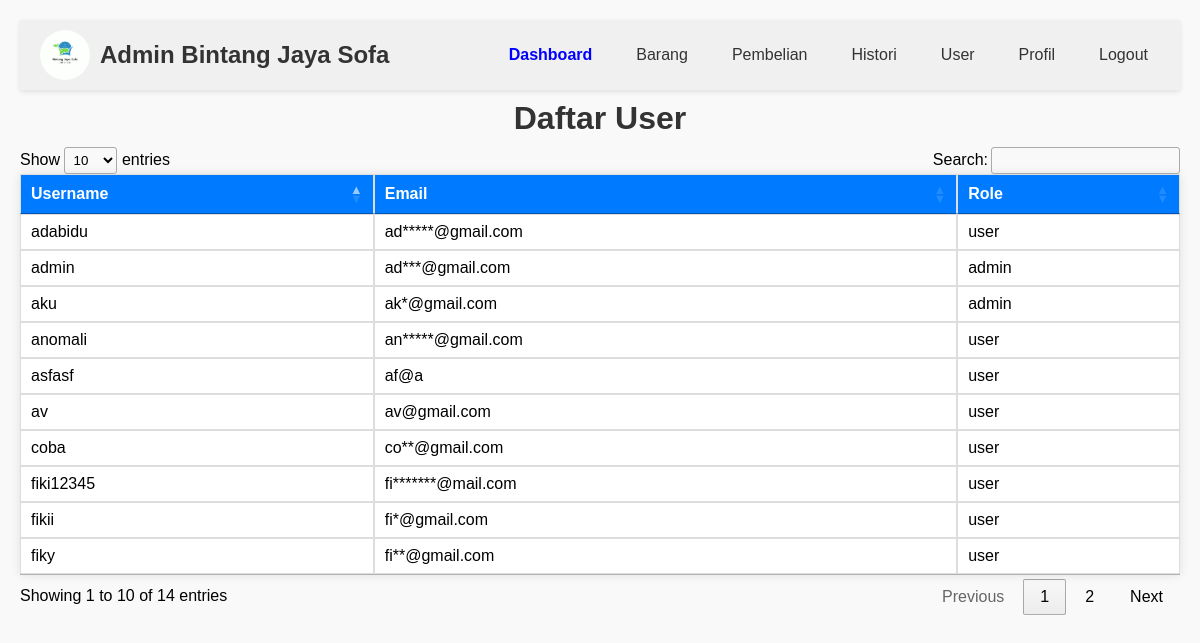
Screenshot of /admin/user.php with the database file from the repository.
### tables this page shows
CREATE TABLE `users` (
  `id` int NOT NULL,
  `username` varchar(50) NOT NULL,
  `email` varchar(50) NOT NULL,
  `password` varchar(255) NOT NULL,
  `role` enum('admin','user') NOT NULL DEFAULT 'user'
);

### admin/user.php (the view, shortened to what this page needs)
<?php
include '../config.php';
$query = "SELECT username, email, role FROM users";
$result = $conn->query($query);
include 'sidebar.php';
?>
<!DOCTYPE html>
<html lang="en">
<head>
    <link rel="stylesheet" type="text/css" href="https://cdn.datatables.net/1.13.4/css/jquery.dataTables.min.css">
</head>
<body>
    <div class="container">
        <h1>Daftar User</h1>
        <table class="datatable">
            <thead>
                <tr>
                    <th>Username</th>
                    <th>Email</th>
                    <th>Role</th>
                </tr>
            </thead>
            <tbody>
                <?php
                if ($result->num_rows > 0) {
                    while ($row = $result->fetch_assoc()) {
                        $email = htmlspecialchars($row['email']);
                        $email_parts = explode("@", $email);
                        $username_part = substr($email_parts[0], 0, 2) . str_repeat("*", max(0, strlen($email_parts[0]) - 2));
                        $domain_part = $email_parts[1];
                        $masked_email = $username_part . "@" . $domain_part;
                        echo "<tr>";
                        echo "<td>" . htmlspecialchars($row['username']) . "</td>";
                        echo "<td>" . $masked_email . "</td>";
                        echo "<td>" . htmlspecialchars($row['role']) . "</td>";
                        echo "</tr>";
                    }
                } else {
                    echo "<tr><td colspan='3' class='empty-message'>Belum ada user yang terdaftar.</td></tr>";
                }
                ?>
            </tbody>
        </table>
    </div>
</body>
</html>

### admin/sidebar.php (style rules this page uses)
* { margin: 0; padding: 0; box-sizing: border-box; }
body { font-family: Arial, sans-serif; }

### admin/user.php (style rules this page uses)
body { font-family: Arial, sans-serif; margin: 20px; background-color: #f9f9f9; }
h1 { text-align: center; color: #333; margin-bottom: 10px; margin-top: 10px }
table { width: 80%; margin: 20px auto; border-collapse: collapse; background-color: #fff; box-shadow: 0 0 10px rgba(0, 0, 0, 0.1); }
th, td { border: 1px solid #ddd; padding: 10px; text-align: left; }
th { background-color: #007bff; color: #fff; }
tr:nth-child(even) { background-color: #f9f9f9; }

### rows the page displays
users: username "fiki12345", email "fi*******@mail.com", role "user"
users: username "aku", email "ak*@gmail.com", role "admin"
users: username "av", email "av@gmail.com", role "user"
users: username "fikii", email "fi*@gmail.com", role "user"
users: username "coba", email "co**@gmail.com", role "user"
users: username "anomali", email "an*****@gmail.com", role "user"
users: username "adabidu", email "ad*****@gmail.com", role "user"
users: username "admin", email "ad***@gmail.com", role "admin"
users: username "fiky", email "fi**@gmail.com", role "user"
users: username "asfasf", email "af@a", role "user"
